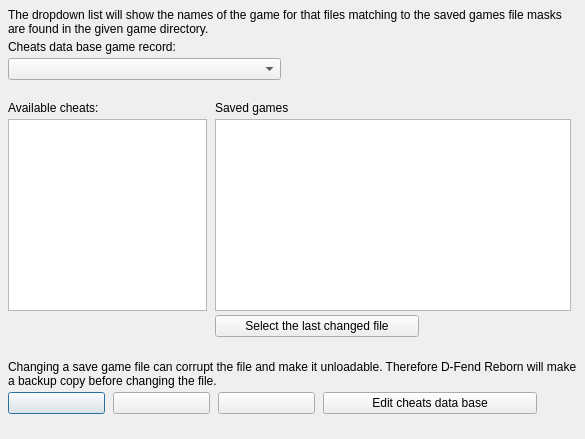
<?xml version="1.0" encoding="UTF-8"?>
<ui version="4.0">
  <class>CheatApplyForm</class>
  <widget class="QDialog" name="CheatApplyForm">
    <property name="geometry"><rect><x>0</x><y>0</y><width>575</width><height>439</height></rect></property>
    <property name="windowTitle"><string>Change saved game</string></property>
    <property name="vclBorderStyle" stdset="0"><string notr="true">bsDialog</string></property>
    <property name="vclPosition" stdset="0"><string notr="true">poOwnerFormCenter</string></property>
    <property name="vclKeyPreview" stdset="0"><bool>true</bool></property>
    <property name="vclDesignWidth" stdset="0"><number>575</number></property>
    <property name="vclDesignHeight" stdset="0"><number>439</number></property>
    <layout class="QVBoxLayout" name="CheatApplyForm_Layout" stretch="0,0,0,0,0,1">
      <property name="leftMargin"><number>8</number></property>
      <property name="topMargin"><number>8</number></property>
      <property name="rightMargin"><number>6</number></property>
      <property name="bottomMargin"><number>8</number></property>
      <property name="spacing"><number>0</number></property>
      <item>
        <layout class="QGridLayout" name="CheatApplyForm_Section1" columnstretch="0,1">
          <property name="leftMargin"><number>0</number></property>
          <property name="topMargin"><number>0</number></property>
          <property name="rightMargin"><number>0</number></property>
          <property name="bottomMargin"><number>0</number></property>
          <property name="horizontalSpacing"><number>8</number></property>
          <property name="verticalSpacing"><number>4</number></property>
          <item row="0" column="0" colspan="2">
            <widget class="QLabel" name="InfoLabel">
              <property name="text"><string>The dropdown list will show the names of the game for that files matching to the saved games file masks are found in the given game directory.</string></property>
              <property name="textFormat"><enum>Qt::PlainText</enum></property>
              <property name="wordWrap"><bool>true</bool></property>
              <property name="alignment"><set>Qt::AlignLeft|Qt::AlignTop</set></property>
            </widget>
          </item>
          <item row="1" column="0" colspan="2">
            <widget class="QLabel" name="GameLabel">
              <property name="text"><string>Cheats data base game record:</string></property>
              <property name="textFormat"><enum>Qt::PlainText</enum></property>
              <property name="alignment"><set>Qt::AlignLeft|Qt::AlignTop</set></property>
            </widget>
          </item>
          <item row="2" column="0" alignment="Qt::AlignLeft">
            <widget class="QComboBox" name="GameComboBox">
              <property name="editable"><bool>false</bool></property>
              <property name="maxVisibleItems"><number>8</number></property>
              <property name="minimumSize"><size><width>273</width><height>0</height></size></property>
            </widget>
          </item>
          <item row="0" column="1">
            <spacer name="CheatApplyForm_Section1_HFill">
              <property name="orientation"><enum>Qt::Horizontal</enum></property>
              <property name="sizeHint" stdset="0"><size><width>0</width><height>0</height></size></property>
            </spacer>
          </item>
        </layout>
      </item>
      <item>
        <spacer name="CheatApplyForm_Gap1">
          <property name="orientation"><enum>Qt::Vertical</enum></property>
          <property name="sizeType"><enum>QSizePolicy::Fixed</enum></property>
          <property name="sizeHint" stdset="0"><size><width>0</width><height>21</height></size></property>
        </spacer>
      </item>
      <item>
        <layout class="QGridLayout" name="CheatApplyForm_Section2" columnstretch="0,0,1">
          <property name="leftMargin"><number>0</number></property>
          <property name="topMargin"><number>0</number></property>
          <property name="rightMargin"><number>0</number></property>
          <property name="bottomMargin"><number>0</number></property>
          <property name="horizontalSpacing"><number>8</number></property>
          <property name="verticalSpacing"><number>4</number></property>
          <item row="0" column="0">
            <widget class="QLabel" name="CheatsLabel">
              <property name="text"><string>Available cheats:</string></property>
              <property name="textFormat"><enum>Qt::PlainText</enum></property>
              <property name="alignment"><set>Qt::AlignLeft|Qt::AlignTop</set></property>
            </widget>
          </item>
          <item row="0" column="1" colspan="2">
            <widget class="QLabel" name="FilesLabel">
              <property name="text"><string>Saved games</string></property>
              <property name="textFormat"><enum>Qt::PlainText</enum></property>
              <property name="alignment"><set>Qt::AlignLeft|Qt::AlignTop</set></property>
            </widget>
          </item>
          <item row="1" column="0" alignment="Qt::AlignLeft">
            <widget class="QListWidget" name="CheatsListBox">
              <property name="vclCheckList" stdset="0"><bool>true</bool></property>
              <property name="minimumSize"><size><width>199</width><height>174</height></size></property>
            </widget>
          </item>
          <item row="1" column="1" alignment="Qt::AlignLeft">
            <widget class="QListWidget" name="FilesListBox">
              <property name="vclCheckList" stdset="0"><bool>true</bool></property>
              <property name="minimumSize"><size><width>356</width><height>174</height></size></property>
            </widget>
          </item>
          <item row="2" column="1" alignment="Qt::AlignLeft">
            <widget class="QPushButton" name="SelectButton">
              <property name="text"><string>Select the last changed file</string></property>
              <property name="autoDefault"><bool>false</bool></property>
              <property name="vclOnClick" stdset="0"><string notr="true">SelectButtonClick</string></property>
              <property name="minimumSize"><size><width>204</width><height>0</height></size></property>
            </widget>
          </item>
          <item row="0" column="2">
            <spacer name="CheatApplyForm_Section2_HFill">
              <property name="orientation"><enum>Qt::Horizontal</enum></property>
              <property name="sizeHint" stdset="0"><size><width>0</width><height>0</height></size></property>
            </spacer>
          </item>
        </layout>
      </item>
      <item>
        <spacer name="CheatApplyForm_Gap2">
          <property name="orientation"><enum>Qt::Vertical</enum></property>
          <property name="sizeType"><enum>QSizePolicy::Fixed</enum></property>
          <property name="sizeHint" stdset="0"><size><width>0</width><height>23</height></size></property>
        </spacer>
      </item>
      <item>
        <layout class="QGridLayout" name="CheatApplyForm_Section3" columnstretch="0,0,0,0,1">
          <property name="leftMargin"><number>0</number></property>
          <property name="topMargin"><number>0</number></property>
          <property name="rightMargin"><number>0</number></property>
          <property name="bottomMargin"><number>0</number></property>
          <property name="horizontalSpacing"><number>8</number></property>
          <property name="verticalSpacing"><number>4</number></property>
          <item row="0" column="0" colspan="5">
            <widget class="QLabel" name="WarningLabel">
              <property name="text"><string>Changing a save game file can corrupt the file and make it unloadable. Therefore D-Fend Reborn will make a backup copy before changing the file.</string></property>
              <property name="textFormat"><enum>Qt::PlainText</enum></property>
              <property name="wordWrap"><bool>true</bool></property>
              <property name="alignment"><set>Qt::AlignLeft|Qt::AlignTop</set></property>
            </widget>
          </item>
          <item row="1" column="0" alignment="Qt::AlignLeft">
            <widget class="QPushButton" name="OKButton">
              <property name="text"><string /></property>
              <property name="autoDefault"><bool>false</bool></property>
              <property name="vclKind" stdset="0"><string notr="true">bkOK</string></property>
              <property name="default"><bool>true</bool></property>
              <property name="vclModalResult" stdset="0"><string notr="true">mrOk</string></property>
              <property name="vclOnClick" stdset="0"><string notr="true">OKButtonClick</string></property>
              <property name="minimumSize"><size><width>97</width><height>0</height></size></property>
            </widget>
          </item>
          <item row="1" column="1" alignment="Qt::AlignLeft">
            <widget class="QPushButton" name="CancelButton">
              <property name="text"><string /></property>
              <property name="autoDefault"><bool>false</bool></property>
              <property name="vclKind" stdset="0"><string notr="true">bkCancel</string></property>
              <property name="vclCancel" stdset="0"><bool>true</bool></property>
              <property name="vclModalResult" stdset="0"><string notr="true">mrCancel</string></property>
              <property name="minimumSize"><size><width>97</width><height>0</height></size></property>
            </widget>
          </item>
          <item row="1" column="2" alignment="Qt::AlignLeft">
            <widget class="QPushButton" name="HelpButton">
              <property name="text"><string /></property>
              <property name="autoDefault"><bool>false</bool></property>
              <property name="vclKind" stdset="0"><string notr="true">bkHelp</string></property>
              <property name="vclOnClick" stdset="0"><string notr="true">HelpButtonClick</string></property>
              <property name="minimumSize"><size><width>97</width><height>0</height></size></property>
            </widget>
          </item>
          <item row="1" column="3" alignment="Qt::AlignLeft">
            <widget class="QPushButton" name="EditButton">
              <property name="text"><string>Edit cheats data base</string></property>
              <property name="icon"><iconset resource="../../resources/dfend.qrc"><normaloff>:/glyphs/8cae1683440d5f8e.png</normaloff></iconset></property>
              <property name="autoDefault"><bool>false</bool></property>
              <property name="vclOnClick" stdset="0"><string notr="true">EditButtonClick</string></property>
              <property name="minimumSize"><size><width>214</width><height>0</height></size></property>
            </widget>
          </item>
          <item row="0" column="4">
            <spacer name="CheatApplyForm_Section3_HFill">
              <property name="orientation"><enum>Qt::Horizontal</enum></property>
              <property name="sizeHint" stdset="0"><size><width>0</width><height>0</height></size></property>
            </spacer>
          </item>
        </layout>
      </item>
      <item>
        <spacer name="CheatApplyForm_VFill">
          <property name="orientation"><enum>Qt::Vertical</enum></property>
          <property name="sizeHint" stdset="0"><size><width>0</width><height>0</height></size></property>
        </spacer>
      </item>
    </layout>
  </widget>
  <tabstops>
    <tabstop>GameComboBox</tabstop>
    <tabstop>CheatsListBox</tabstop>
    <tabstop>FilesListBox</tabstop>
    <tabstop>SelectButton</tabstop>
    <tabstop>OKButton</tabstop>
    <tabstop>CancelButton</tabstop>
    <tabstop>HelpButton</tabstop>
    <tabstop>EditButton</tabstop>
  </tabstops>
  <resources>
    <include location="../../resources/dfend.qrc" />
  </resources>
  <connections />
</ui>
